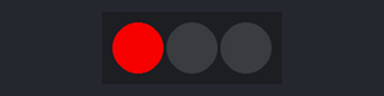
A sketch run on a simulated Arduino Uno, built with avr-gcc and run on an emulated ATmega328P. On the bench: 3 RGB LEDs in strip order, left to right.

Above: at 1.5 s.
At 3.2 s:
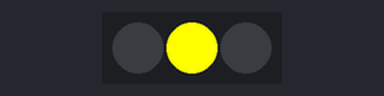
At 4.7 s:
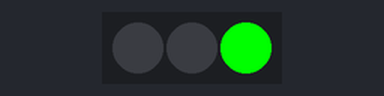
Timing chart, 0 to 7.8 s (numbered marks = the images above):
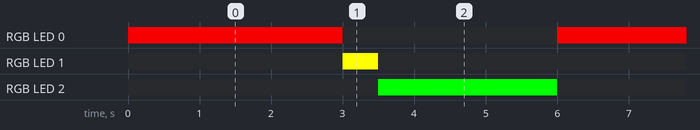

The sketch:

NEOPIXEL.ino
```cpp
#include <Adafruit_NeoPixel.h>\
#define PIN        6 // On Trinket or Gemma, sugge

Adafruit_NeoPixel pixels(3, 6, NEO_GRB + NEO_KHZ800);

#define DELAYVAL 500 // Time (in milliseconds) to pause between pixels

void setup() {

  pixels.begin(); // INITIALIZE NeoPixel strip object (REQUIRED)
}

void loop() {
  //RED
  pixels.clear(); // Set all pixel colors to 'off'
  pixels.setPixelColor(0, pixels.Color(225, 0, 0));
  pixels.show();   // Send the updated pixel colors to the hardware.
  delay(3000);
  //YELLo
  pixels.clear(); // Set all pixel colors to 'off'
  pixels.setPixelColor(1, pixels.Color(255, 255, 0));
  pixels.show();   // Send the updated pixel colors to the hardware.
  delay(500);
  //GREEN
  pixels.clear(); // Set all pixel colors to 'off'
  pixels.setPixelColor(2, pixels.Color(00, 255, 0));
  pixels.show();   // Send the updated pixel colors to the hardware.
  delay(2000);
  delay(DELAYVAL); // Pause before next pass through loop

}
```

Measured:
- by itself, RGB LED 0: alternates RGB(225, 0, 0) for 3.0 s and off for 3.0 s
- by itself, RGB LED 1: alternates RGB(255, 255, 0) for 0.50 s and off for 5.5 s
- by itself, RGB LED 2: alternates RGB(0, 255, 0) for 2.5 s and off for 3.5 s
